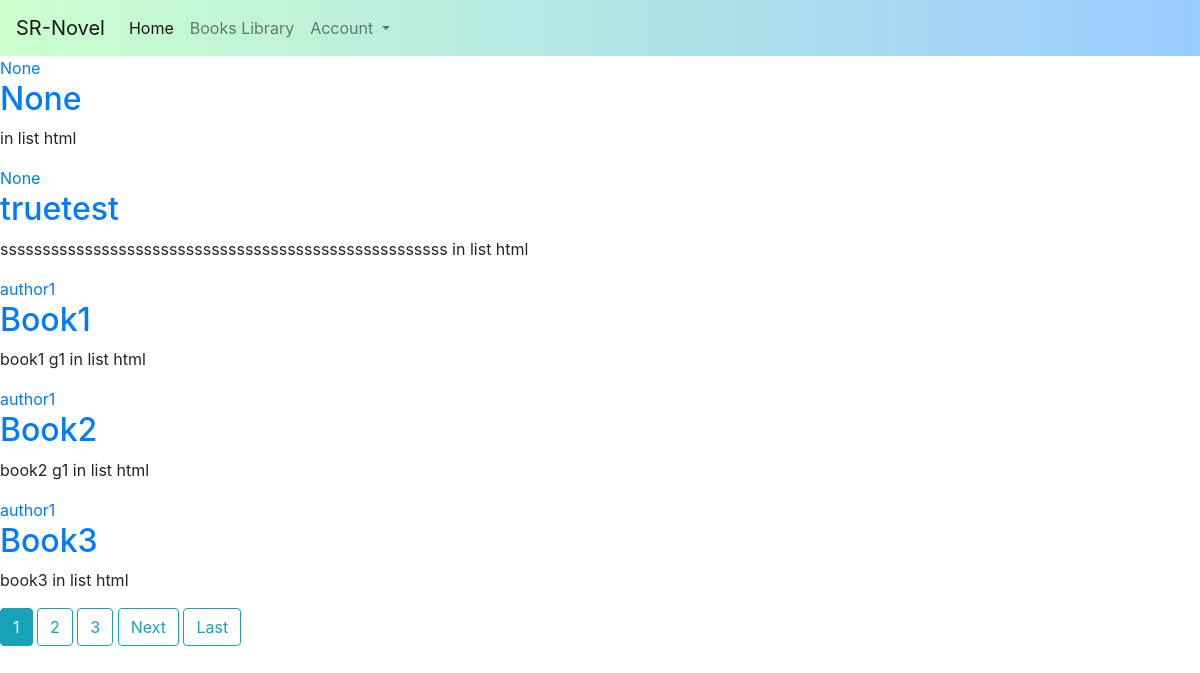
The app's page /application/books/, older data.
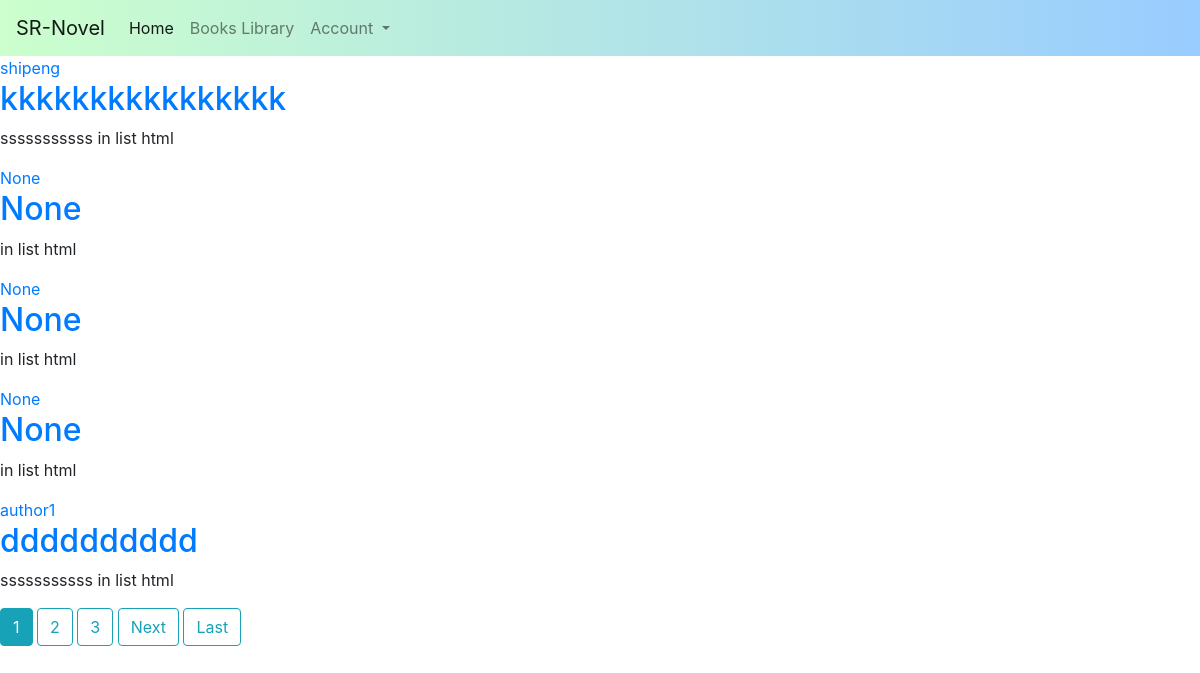
The same page, newer data.
### application/models.py (models this page shows, shortened)
class Book(models.Model):
    title = models.CharField(max_length=200,blank=True, null=True)
    author = models.ForeignKey('Author', on_delete=models.SET_NULL,blank=True, null=True)
    summary = models.TextField(max_length=1000, help_text='Enter a brief description of the book')
    isbn = models.CharField('ISBN', max_length=13, help_text='13 Character <a href="https://www.isbn-international.org/content/what-isbn">ISBN number</a>')
    genre = models.ManyToManyField(Genre, help_text='Select a genre for this book')
    wordCount = models.IntegerField(default=0)
    chapterCount = models.IntegerField(default=0)
    bookFile = models.FileField(blank=True, null=True)
    like = models.IntegerField(default=0)
    date_uploaded = models.DateTimeField(default = timezone.now)
    bookImage = models.ImageField(blank=True, null=True)
    class Meta:
        ordering = ['-wordCount']

class Author(models.Model):
    authorName = models.CharField(max_length=200)
    """authorId = models.CharField(max_length=200,blank=True, null=True)"""
    """bookId = models.OneToManyField()" "book of author ownered"""
    def __str__(self):
        return '%s' % (self.authorName)

### application/views.py (the view)
# urls.py: path('books/', BookListView.as_view(),name='booklist'),
class BookListView(ListView):
    model = Book
    template_name= 'application/book_list.html'
    context_object_name='booklist'
    ordering = ['-date_uploaded']
    paginate_by = 5

### application/templates/application/book_list.html (shortened to what this page needs)
{% extends "home_base.html" %}
{% block content %}
	{% for book in booklist %}
		<article class="media content-section">
		 	<div class="media-body">
		 		<div class="article-metadata">
		 			<a class="mr-2" href="#"> {{ book.author }}</a>
		 		</div>
		 		<h2><a class = "article-title" href=" {% url 'book-detail' book.id %} "> {{ book.title }} </a></h2>
		 		<p class="article-content"> {{ book.summary }} in list html</p>
		 	</div>
		 </article>
	{% endfor %}
	{% if is_paginated %}
		{% for num in page_obj.paginator.page_range %}
			{% if page_obj.number == num %}
				<a class="btn btn-info mb-4" href="?page={{ num }}"> {{ num }}</a>
			{% elif num > page_obj.number|add:'-3' and num < page_obj.number|add:'3' %}
				<a class="btn btn-outline-info mb-4" href="?page={{ num }}"> {{ num }}</a>
			{% endif %}
		{% endfor %}
		{% if page_obj.has_next %}
			<a class="btn btn-outline-info mb-4" href="?page={{ page_obj.next_page_number }}">Next</a>
			<a class="btn btn-outline-info mb-4" href="?page= {{ page_obj.paginator.num_pages }}">Last</a>
		{% endif%}
	{% endif %}
{% endblock %}

Row changes from the older to the newer data that the page shows:
no longer on this page (row unchanged): Book: author "None", title "truetest", summary "sssssssssssssssssssssssssssssssssssssssssssssssssssss"
no longer on this page (row edited): Book: author "author1", title "Book1", summary "book1 g1"
no longer on this page (row unchanged): Book: author "author1", title "Book2", summary "book2 g1"
no longer on this page (row unchanged): Book: author "author1", title "Book3", summary "book3"
added Book: author "shipeng", title "kkkkkkkkkkkkkkkk", summary "sssssssssss"
added Book: author "None", title "None"
added Book: author "None", title "None"
added Book: author "author1", title "dddddddddd", summary "sssssssssss"
